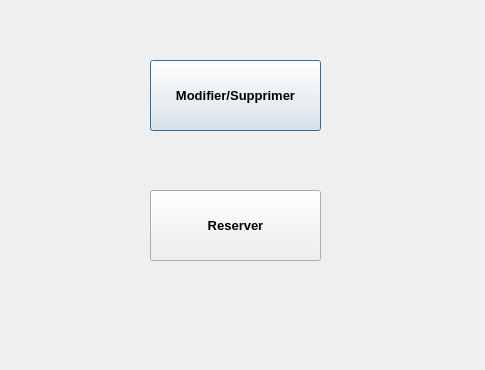
<?xml version="1.0" encoding="UTF-8"?>
<ui version="4.0">
 <class>AppFctComp8</class>
 <widget class="QDialog" name="AppFctComp8">
  <property name="windowModality">
   <enum>Qt::ApplicationModal</enum>
  </property>
  <property name="geometry">
   <rect>
    <x>0</x>
    <y>0</y>
    <width>485</width>
    <height>370</height>
   </rect>
  </property>
  <property name="windowTitle">
   <string>Gestion des Reservations</string>
  </property>
  <widget class="QPushButton" name="pushButton_1">
   <property name="geometry">
    <rect>
     <x>150</x>
     <y>60</y>
     <width>171</width>
     <height>71</height>
    </rect>
   </property>
   <property name="font">
    <font>
     <family>Segoe UI</family>
     <pointsize>10</pointsize>
     <weight>75</weight>
     <bold>true</bold>
    </font>
   </property>
   <property name="text">
    <string>Modifier/Supprimer</string>
   </property>
  </widget>
  <widget class="QPushButton" name="pushButton_2">
   <property name="geometry">
    <rect>
     <x>150</x>
     <y>190</y>
     <width>171</width>
     <height>71</height>
    </rect>
   </property>
   <property name="font">
    <font>
     <family>Segoe UI</family>
     <pointsize>10</pointsize>
     <weight>75</weight>
     <bold>true</bold>
    </font>
   </property>
   <property name="text">
    <string>Reserver</string>
   </property>
  </widget>
 </widget>
 <resources/>
 <connections>
  <connection>
   <sender>pushButton_1</sender>
   <signal>clicked()</signal>
   <receiver>AppFctComp8</receiver>
   <slot>open_fct_comp_8_1()</slot>
   <hints>
    <hint type="sourcelabel">
     <x>235</x>
     <y>95</y>
    </hint>
    <hint type="destinationlabel">
     <x>242</x>
     <y>184</y>
    </hint>
   </hints>
  </connection>
  <connection>
   <sender>pushButton_2</sender>
   <signal>clicked()</signal>
   <receiver>AppFctComp8</receiver>
   <slot>open_fct_comp_8()</slot>
   <hints>
    <hint type="sourcelabel">
     <x>235</x>
     <y>225</y>
    </hint>
    <hint type="destinationlabel">
     <x>242</x>
     <y>184</y>
    </hint>
   </hints>
  </connection>
 </connections>
 <slots>
  <slot>open_fct_comp_8()</slot>
  <slot>open_fct_comp_8_1()</slot>
 </slots>
</ui>
